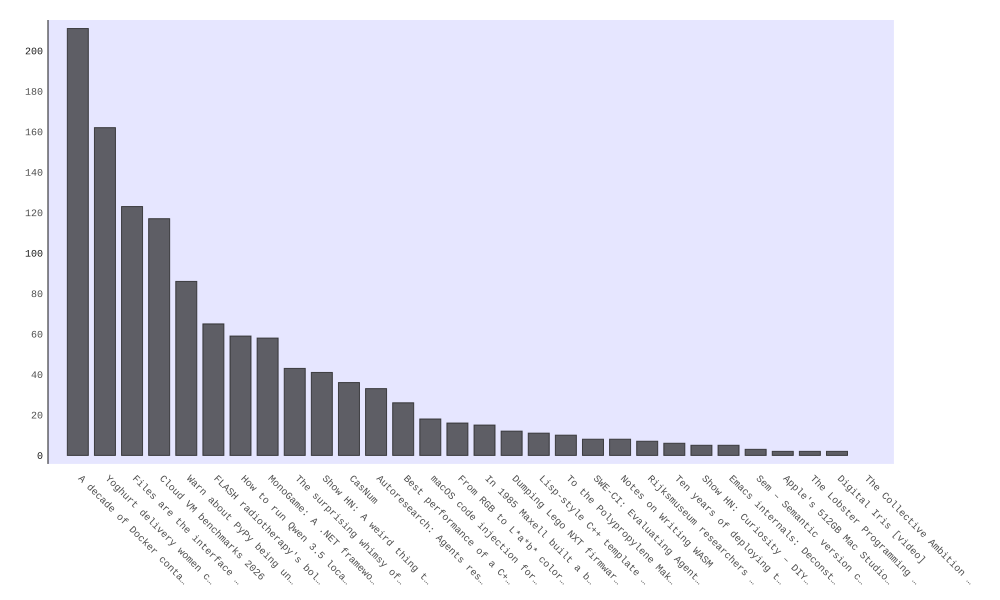

The Python source for this figure:
import requests
from operator import itemgetter
import pygal
from pygal.style import LightColorizedStyle as LCS, LightStyle as LS
# Make an API call and store the respose.
url = 'https://hacker-news.firebaseio.com/v0/topstories.json'
response = requests.get(url)
print("Status Code:", response.status_code)

# Process information about each submission
submission_ids = response.json()
submission_dicts = []
for submission_id in submission_ids[:30]:
    # Make a separate API call for each submission.
    url = ('https://hacker-news.firebaseio.com/v0/item/' + str(submission_id) + '.json')
    submission_response = requests.get(url)
    #print("Status Code:", submission_response.status_code)
    response_dict = submission_response.json()

    submission_dict = {
        'title': response_dict['title'],
        'link': 'https://news.ycombinator.com/item?id=' + str(submission_id),
        'comments': response_dict.get('descendants', 0)
    }

    submission_dicts.append(submission_dict)

submission_dicts.sort(key=itemgetter('comments'), reverse=True)
plot_dicts = []
for submission_dict in submission_dicts:
    print("\nTitle:", submission_dict['title'])
    print("Discussion Link:", submission_dict['link'])
    print("Comments:", submission_dict['comments'])
    plot_dicts.append({
        'label': submission_dict['title'],
        'value': submission_dict['comments'],
        'xlink': submission_dict['link']
    })


# Visualizing the data
titles = [x['title'] for x in submission_dicts]

my_style = LS(color='#333366', base_style=LCS)
my_config = pygal.Config()
my_config.x_label_rotation = 45
my_config.show_legend = False
my_config.title_font_size = 24
my_config.label_font_size = 14
my_config.major_label_font_size = 18
my_config.truck_label = 15
my_config.show_y_guides = False
my_config.width = 1000

chart = pygal.Bar(my_config, style=my_style)
chart.x_labels = titles
chart.add('', plot_dicts)
chart.render_to_file('hn_submissions.svg')
